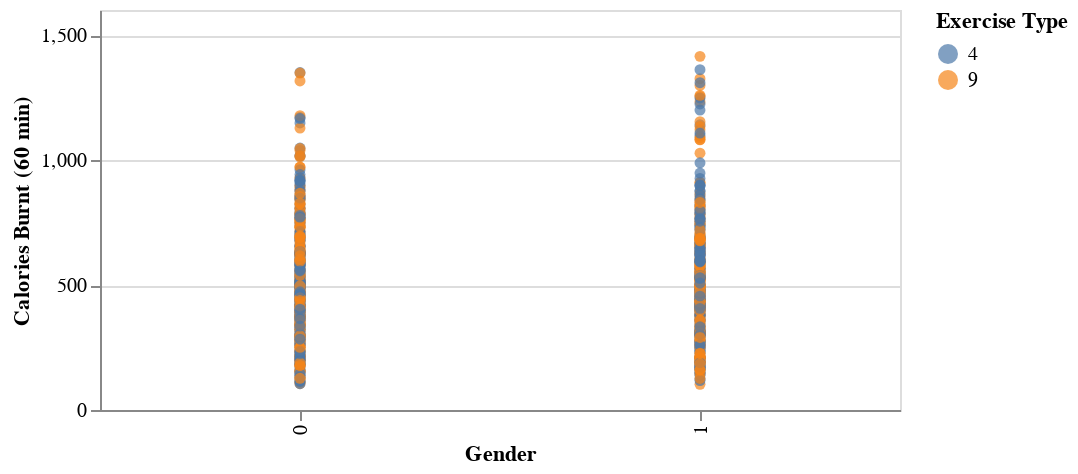

The cell this chart's notebook holds for it:
### Code cell
# Read the JSON file
with open(os.path.join(output_folder,'gender_calories_plot.json'), 'r') as f:
    json_spec = json.load(f)

# Recreate the chart from the JSON specification
recreated_chart = alt.Chart.from_dict(json_spec)

# Display the recreated chart
recreated_chart

### Figure 1 — Vega-Lite specification as saved in the notebook (floating-point values rounded to 4 significant figures; data arrays with more than 128 entries replaced by an {"elided": "..."} marker saying what was removed)
{"config": {"view": {"continuousWidth": 300, "continuousHeight": 300}}, "data": {"name": "data-a25c21f286c9326609c33b41dcded606"}, "mark": {"type": "circle"}, "datasets": {"data-a25c21f286c9326609c33b41dcded606": {"elided": "765 records"}}, "encoding": {"color": {"field": "Exercise Type (4 and 9)", "title": "Exercise Type", "type": "nominal"}, "shape": {"field": "Gender", "title": "Gender", "type": "nominal"}, "x": {"axis": {"title": "Gender", "values": [0, 1]}, "field": "Gender", "type": "nominal"}, "y": {"field": "Calories Burnt (60 min)", "type": "quantitative"}}, "height": 200, "width": 400, "$schema": "https://vega.github.io/schema/vega-lite/v5.17.0.json"}
